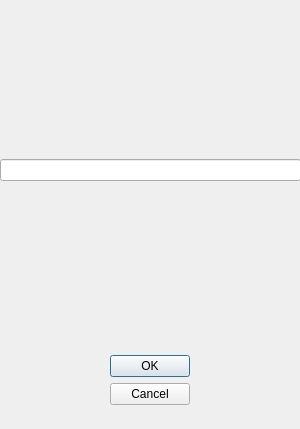
<?xml version="1.0" encoding="UTF-8"?>
<ui version="4.0">
 <class>Dialog</class>
 <widget class="QDialog" name="Dialog">
  <property name="geometry">
   <rect>
    <x>0</x>
    <y>0</y>
    <width>300</width>
    <height>429</height>
   </rect>
  </property>
  <property name="maximumSize">
   <size>
    <width>300</width>
    <height>500</height>
   </size>
  </property>
  <property name="windowTitle">
   <string>Dialog</string>
  </property>
  <widget class="QWidget" name="verticalLayoutWidget">
   <property name="geometry">
    <rect>
     <x>0</x>
     <y>0</y>
     <width>301</width>
     <height>341</height>
    </rect>
   </property>
   <layout class="QVBoxLayout" name="verticalLayout">
    <item>
     <widget class="QLineEdit" name="nameInput">
      <property name="text">
       <string/>
      </property>
     </widget>
    </item>
   </layout>
  </widget>
  <widget class="QWidget" name="horizontalLayoutWidget">
   <property name="geometry">
    <rect>
     <x>0</x>
     <y>340</y>
     <width>301</width>
     <height>91</height>
    </rect>
   </property>
   <layout class="QHBoxLayout" name="horizontalLayout">
    <property name="topMargin">
     <number>15</number>
    </property>
    <property name="bottomMargin">
     <number>0</number>
    </property>
    <item>
     <widget class="QDialogButtonBox" name="buttonBox">
      <property name="orientation">
       <enum>Qt::Vertical</enum>
      </property>
      <property name="standardButtons">
       <set>QDialogButtonBox::Cancel|QDialogButtonBox::Ok</set>
      </property>
     </widget>
    </item>
   </layout>
  </widget>
 </widget>
 <resources/>
 <connections>
  <connection>
   <sender>buttonBox</sender>
   <signal>accepted()</signal>
   <receiver>Dialog</receiver>
   <slot>accept()</slot>
   <hints>
    <hint type="sourcelabel">
     <x>248</x>
     <y>254</y>
    </hint>
    <hint type="destinationlabel">
     <x>157</x>
     <y>274</y>
    </hint>
   </hints>
  </connection>
  <connection>
   <sender>buttonBox</sender>
   <signal>rejected()</signal>
   <receiver>Dialog</receiver>
   <slot>reject()</slot>
   <hints>
    <hint type="sourcelabel">
     <x>316</x>
     <y>260</y>
    </hint>
    <hint type="destinationlabel">
     <x>286</x>
     <y>274</y>
    </hint>
   </hints>
  </connection>
 </connections>
</ui>
